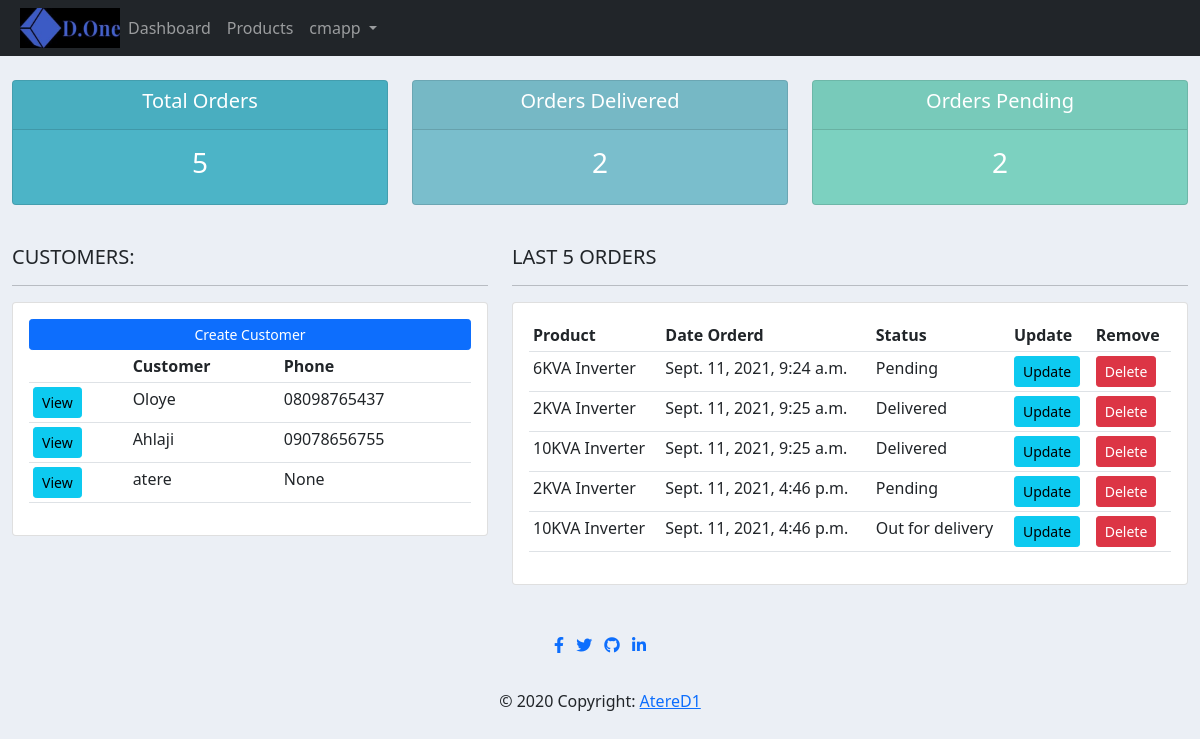
The app's page / (signed in), older data.
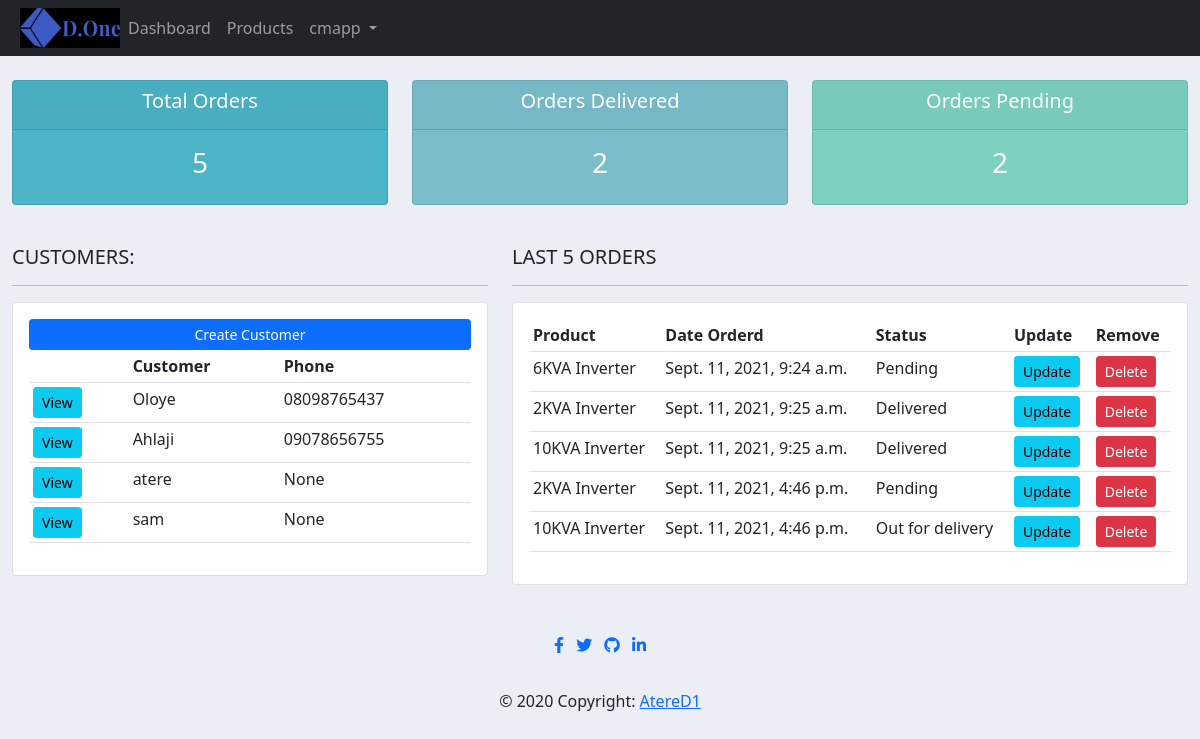
The same page, newer data.
### accounts/models.py (models this page shows, shortened)
class Customer(models.Model):
	user = models.OneToOneField(User, null=True, on_delete=models.CASCADE)
	name = models.CharField(max_length=200, null=True)
	phone = models.CharField(max_length=200, null=True)
	email = models.CharField(max_length=200, null=True)
	profile_pic = models.ImageField(default="profile1.png", null=True, blank=True)
	date_created = models.DateTimeField(auto_now_add=True, null=True)

class Order(models.Model):
	STATUS = (
			('Pending', 'Pending'),
			('Out for delivery', 'Out for delivery'),
			('Delivered', 'Delivered'),
			)
	customer = models.ForeignKey(Customer, null=True, on_delete= models.SET_NULL)
	product = models.ForeignKey(Product, null=True, on_delete= models.SET_NULL)
	date_created = models.DateTimeField(auto_now_add=True, null=True)
	status = models.CharField(max_length=200, null=True, choices=STATUS)
	note = models.CharField(max_length=1000, null=True)

class Product(models.Model):
	CATEGORY = (
			('Indoor', 'Indoor'),
			('Out Door', 'Out Door'),
			)
	name = models.CharField(max_length=200, null=True)
	price = models.FloatField(null=True)
	category = models.CharField(max_length=200, null=True, choices=CATEGORY)
	description = models.CharField(max_length=200, null=True, blank=True)
	date_created = models.DateTimeField(auto_now_add=True, null=True)
	tags = models.ManyToManyField(Tag)
	def __str__(self):
		return self.name

### accounts/decorators.py (the view)
	def wrapper_function(request, *args, **kwargs):
		group = None
		if request.user.groups.exists():
			group = request.user.groups.all()[0].name
		if group == 'customer':
			return redirect('user-page')
		if group == 'admin':
			return view_func(request, *args, **kwargs)

### accounts/views.py (called while the page is built)
@login_required(login_url='login')
@admin_only
def home(request):
	orders = Order.objects.all()
	customers = Customer.objects.all()
	total_customers = customers.count()
	total_orders = orders.count()
	delivered = orders.filter(status='Delivered').count()
	pending = orders.filter(status='Pending').count()
	context = {'orders':orders, 'customers':customers,
	'total_orders':total_orders,'delivered':delivered,
	'pending':pending }
	return render(request, 'account/dashboard.html', context)

### templates/account/dashboard.html
{% extends 'main.html' %}
{% block content %}
{% include 'account/status.html' %}
<br>
<div class="row">
	<div class="col-md-5">
		<h5>CUSTOMERS:</h5>
		<hr>
		<div class="card card-body">
			<a class="btn btn-primary  btn-sm btn-block" href="">Create Customer</a>
			<table class="table table-sm">
				<tr>
					<th></th>
					<th>Customer</th>
					<th>Phone</th>
				</tr>
				{% for customer in customers %}
					<tr>
						<td><a class="btn btn-sm btn-info" href="{% url 'customer' customer.id %}">View</a></td>
						<td>{{customer.name}}</td>
						<td>{{customer.phone}}</td>
					</tr>
				{% endfor %}
			</table>
		</div>
	</div>
	<div class="col-md-7">
		<h5>LAST 5 ORDERS</h5>
		<hr>
		<div class="card card-body">
			<table class="table table-sm">
				<tr>
					<th>Product</th>
					<th>Date Orderd</th>
					<th>Status</th>
					<th>Update</th>
					<th>Remove</th>
				</tr>
				{% for order in orders %}
					<tr>
						<td>{{order.product}}</td>
						<td>{{order.date_created}}</td>
						<td>{{order.status}}</td>
						<td><a class="btn btn-sm btn-info" href="{% url 'update_order' order.id %}">Update</a></td>
						<td><a class="btn btn-sm btn-danger" href="{% url 'delete_order' order.id %}">Delete</a></td>
					</tr>
				{% endfor %}
			</table>
		</div>
	</div>
</div>
{% endblock %}

### templates/main.html (shortened to what this page needs)
{% load static %}
<!DOCTYPE html>
<html lang="en">
<head>
    <link href="https://cdnjs.cloudflare.com/ajax/libs/font-awesome/5.15.1/css/all.min.css"rel="stylesheet"/>
    <link href="https://cdn.jsdelivr.net/npm/bootstrap@5.1.1/dist/css/bootstrap.min.css"
    rel="stylesheet">
    <link rel="stylesheet" type="text/css" href="{% static 'css/main.css' %}">
</head>
<body>
    {% include 'navbar.html' %}
<div class="container-fluid">
    {% block content %}
    {% endblock %}
    {% include 'footer.html' %}
</div>
</body>
</html>

### templates/navbar.html (shortened to what this page needs)
{% load static %}
<nav class="navbar navbar-expand-lg navbar-dark bg-dark">
  <a href="{% url 'dashboard' %}"><img id="logo" src="{% static 'images/logo.jpg' %}" alt="logo"></a>
    <div class="collapse navbar-collapse" id="navbarSupportedContent">
      <ul class="navbar-nav ml-auto">
        <li class="nav-item active">
          <a class="nav-link" href="{% url 'dashboard' %}">Dashboard</a>
        </li>
        <li class="nav-item">
          <a class="nav-link" href="{% url 'products' %}">Products</a>
        </li>
      </ul>
      {% if user.is_authenticated %}
            <ul class="navbar-nav ml-auto">
                <li class="nav-item">
                    <a class="nav-link dropdown-toggle head" href="#" id="navbarDropdown" role="button"
                        data-toggle="dropdown" aria-haspopup="true" aria-expanded="false">
                        {{ user.username }}
                    </a>
                </li>
            </ul>
            {% endif %}
        </div>
  </nav>

### templates/account/status.html
<br>
<div class="row">
	<div class="col">
		<div class="col-md">
			<div class="card text-center text-white  mb-3" id="total-orders">
			  	<div class="card-header">
			  		<h5 class="card-title">Total Orders</h5>
			  	</div>
			  	<div class="card-body">
			    	<h3 class="card-title">{{total_orders}}</h3>
			  	</div>
			</div>
		</div>
	</div>
	<div class="col">
		<div class="col-md">
			<div class="card text-center text-white  mb-3" id="orders-delivered">
			  	<div class="card-header">
			  		<h5 class="card-title">Orders Delivered</h5>
			  	</div>
			  	<div class="card-body">
			    	<h3 class="card-title">{{delivered}}</h3>
			  	</div>
			</div>
		</div>
	</div>
	<div class="col">
		<div class="col-md">
			<div class="card text-center text-white  mb-3" id="orders-pending">
			  	<div class="card-header">
			  		<h5 class="card-title">Orders Pending</h5>
			  	</div>
			  	<div class="card-body">
			    	<h3 class="card-title">{{pending}}</h3>
			  	</div>
			</div>
		</div>
	</div>
</div>

### templates/footer.html
<br>
<footer class="page-footer font-small special-color-dark pt-4">
    <div class="container">
      <ul class="list-unstyled list-inline text-center">
        <li class="list-inline-item">
          <a href="https://www.facebook.com/samson2atere/" target="_blank" rel="noopener noreferce">
            <i class="fab fa-facebook-f"> </i>
          </a>
        </li>
        <li class="list-inline-item">
          <a href="http://twitter.com/Atere_dayo" target="_blank" rel="noopener noreferce">
            <i class="fab fa-twitter"> </i>
          </a>
        </li>
        <li class="list-inline-item">
          <a href="https://github.com/samsonatere" target="_blank" rel="noopener noreferce">
            <i class="fab fa-github"> </i>
          </a>
        </li>
        <li class="list-inline-item">
          <a href="https://www.linkedin.com/in/samson-atere-1778a4127/" target="_blank" rel="noopener noreferce">
            <i class="fab fa-linkedin-in"> </i>
          </a>
        </li>
      </ul>
    </div>
    <div class="footer-copyright text-center py-3">© 2020 Copyright:
      <a href="https://atereporfolio.netlify.app/" target="_blank" rel="noopener noreferce"> AtereD1</a>
    </div>
  </footer>

### static/css/main.css (style rules this page uses)
#logo { height: 40px; width: 100px; margin-left: 20px; }
body { background-color: #ebeff5; }
#total-orders { background-color: #4cb4c7; }
#orders-delivered { background-color: #7abecc; }
#orders-pending { background-color: #7CD1C0; }

Row changes from the older to the newer data that the page shows:
added Customer: name "sam", phone "None"
